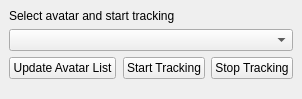
<?xml version="1.0" encoding="UTF-8"?>
<ui version="4.0">
 <class>SpatialVoiceConfigureWidget</class>
 <widget class="QWidget" name="SpatialVoiceConfigureWidget">
  <property name="geometry">
   <rect>
    <x>0</x>
    <y>0</y>
    <width>302</width>
    <height>99</height>
   </rect>
  </property>
  <property name="windowTitle">
   <string>3D Voice Configuration</string>
  </property>
  <layout class="QVBoxLayout" name="verticalLayout">
   <property name="spacing">
    <number>0</number>
   </property>
   <property name="margin">
    <number>0</number>
   </property>
   <item>
    <widget class="QFrame" name="MainFrame">
     <layout class="QVBoxLayout" name="verticalLayout_3">
      <item>
       <layout class="QVBoxLayout" name="verticalLayout_2">
        <item>
         <widget class="QLabel" name="label">
          <property name="text">
           <string>Select avatar and start tracking</string>
          </property>
         </widget>
        </item>
        <item>
         <layout class="QHBoxLayout" name="horizontalLayout">
          <item>
           <widget class="QComboBox" name="avatarsComboBox">
            <property name="sizePolicy">
             <sizepolicy hsizetype="Expanding" vsizetype="Fixed">
              <horstretch>0</horstretch>
              <verstretch>0</verstretch>
             </sizepolicy>
            </property>
           </widget>
          </item>
         </layout>
        </item>
        <item>
         <layout class="QHBoxLayout" name="horizontalLayout_3">
          <item>
           <widget class="QPushButton" name="updateAvatartPushButton">
            <property name="text">
             <string>Update Avatar List</string>
            </property>
           </widget>
          </item>
          <item>
           <spacer name="horizontalSpacer">
            <property name="orientation">
             <enum>Qt::Horizontal</enum>
            </property>
            <property name="sizeHint" stdset="0">
             <size>
              <width>40</width>
              <height>20</height>
             </size>
            </property>
           </spacer>
          </item>
          <item>
           <widget class="QPushButton" name="startTrackingPushButton">
            <property name="text">
             <string>Start Tracking</string>
            </property>
           </widget>
          </item>
          <item>
           <widget class="QPushButton" name="stopTrackingPushButton">
            <property name="text">
             <string>Stop Tracking</string>
            </property>
           </widget>
          </item>
         </layout>
        </item>
       </layout>
      </item>
      <item>
       <spacer name="verticalSpacer">
        <property name="orientation">
         <enum>Qt::Vertical</enum>
        </property>
        <property name="sizeHint" stdset="0">
         <size>
          <width>20</width>
          <height>40</height>
         </size>
        </property>
       </spacer>
      </item>
     </layout>
    </widget>
   </item>
  </layout>
 </widget>
 <resources/>
 <connections/>
</ui>
